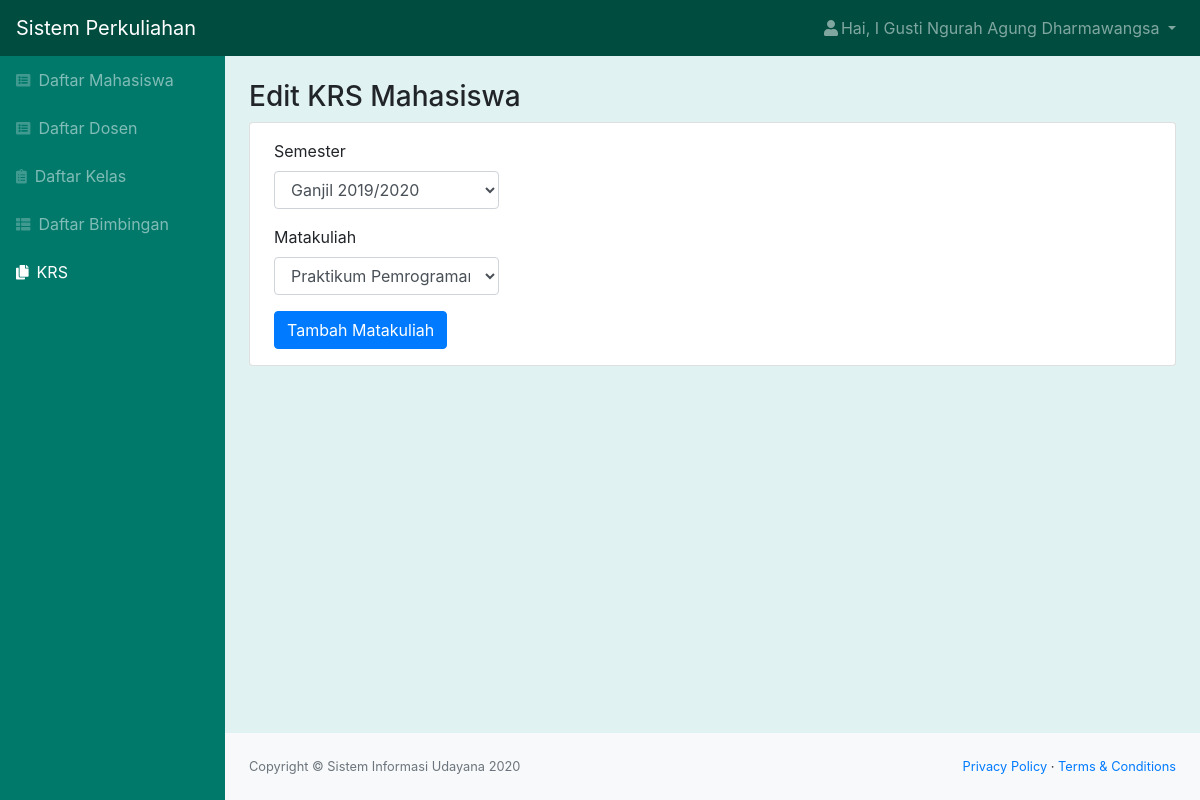
Screenshot of /edit_krs.php?id_krs=7 (signed in) with the database file from the repository.
### tables this page shows
CREATE TABLE `krs` (
  `id_krs` int(11) NOT NULL,
  `semester` varchar(25) NOT NULL,
  `id_mahasiswa` int(11) NOT NULL,
  `id_mk` int(11) NOT NULL
);

CREATE TABLE `matakuliah` (
  `id_mk` int(11) NOT NULL,
  `kode_mk` char(6) NOT NULL,
  `matakuliah` varchar(100) NOT NULL,
  `sks` int(11) NOT NULL
);

### edit_krs.php (the view, shortened to what this page needs)
<?php
include "function.php";
$nama = $_SESSION['nama'];
$role = $_SESSION['role'];
$id = $_GET['id_krs'];
$queryKRS = mysqli_query($koneksi, "SELECT * FROM krs INNER JOIN matakuliah ON krs.id_mk=matakuliah.id_mk WHERE id_krs = '$id'");
$krs = mysqli_fetch_assoc($queryKRS);
?>
<!DOCTYPE html>
<html lang="en">
    <head>
        <link href="css/styles.css" rel="stylesheet" />
        <link href="https://cdn.datatables.net/1.10.20/css/dataTables.bootstrap4.min.css" rel="stylesheet" />
        <link href="css/panel.css" rel="stylesheet" />
    </head>
    <body class="sb-nav-fixed">
        <nav class="sb-topnav navbar navbar-expand navbar-dark bg-dark">
            <a class="navbar-brand" href="index.html">Sistem Perkuliahan</a>
            <ul class="navbar-nav ml-auto">
                <li class="nav-item dropdown">
                    <a class="nav-link dropdown-toggle" id="userDropdown" href="#" role="button" data-toggle="dropdown" aria-haspopup="true" aria-expanded="false"><i class="fas fa-user fa-fw"></i>Hai, <?= $nama; ?> </a>
                </li>
            </ul>
        </nav>
        <div id="layoutSidenav">
            <div id="layoutSidenav_nav">
                <nav class="sb-sidenav accordion sb-sidenav-dark" id="sidenavAccordion">
                    <div class="sb-sidenav-menu">
                        <div class="nav">
                            <a class="nav-link" href="mahasiswa.php"
                                ><div class="sb-nav-link-icon"><i class="fas fa-list-alt"></i></div>
                                Daftar Mahasiswa</a
                            >
                            <a class="nav-link" href="dosen.php"
                                ><div class="sb-nav-link-icon"><i class="fas fa-list-alt"></i></div>
                                Daftar Dosen</a
                            >
                            <a class="nav-link" href="kelas.php"
                                ><div class="sb-nav-link-icon"><i class="fas fa-clipboard-list"></i></div>
                                Daftar Kelas</a
                            >
                            <a class="nav-link" href="bimbingan.php"
                                ><div class="sb-nav-link-icon"><i class="fas fa-th-list"></i></div>
                                Daftar Bimbingan</a
                            >
                            <?php if($role == "1") { ?>
                            <a class="nav-link active" href="krs.php"
                                ><div class="sb-nav-link-icon"><i class="fas fa-copy"></i></div>
                                KRS</a>
                            <?php } ?>
                        </div>
                    </div>
                </nav>
            </div>
            <div id="layoutSidenav_content">
                <main>
                    <div class="container-fluid">
                        <h3 class="mt-4">Edit KRS Mahasiswa</h3>
                        <div class="card mb-4">
                            <form action="function.php?act=editKRS&id_krs=<?= $id; ?>" id="tambah" method="POST" >
                                <div class="form-group ml-4 py-3 mb-0">
                                    <label for="semester" class="form-label">Semester</label>
                                    <select name="semester" id="semester" class="form-control col-sm-3">
                                        <option value="<?= $krs['semester']; ?>"><?= $krs['semester']; ?></option>
                                    </select>
                                </div>
                                <div class="form-group ml-4 ">
                                    <label for="matakuliah" class="form-label">Matakuliah</label>
                                    <select name="matakuliah" id="matakuliah" class="form-control col-sm-3">
                                        <option value="<?= $krs['id_mk']; ?>"><?= $krs['matakuliah']; ?></option>
                                    </select>
                                </div>
                                <input type="submit" name="tambah_btn" id="tambah" class="btn btn-primary ml-4 mb-3" value="Tambah Matakuliah">
                            </form>
                        </div>
                    </div>
                </main>
                <footer class="py-4 bg-light mt-auto">
                    <div class="container-fluid">
                        <div class="d-flex align-items-center justify-content-between small">
                            <div class="text-muted">Copyright &copy; Sistem Informasi Udayana 2020</div>
                            <div>
                                <a href="#">Privacy Policy</a>
                                &middot;
                                <a href="#">Terms &amp; Conditions</a>
                            </div>
                        </div>
                    </div>
                </footer>
            </div>
        </div>
    </body>
</html>

### css/panel.css (style rules this page uses)
.bg-dark { background-color: #004d40 !important; }
.sb-sidenav-dark { background-color: #00796b !important; }
body { background-color: #e0f2f1 !important; }

### rows the page displays
krs: semester "Ganjil 2019/2020", matakuliah "Praktikum Pemrograman Berbasis Web"

### other values shown
$nama "I Gusti Ngurah Agung Dharmawangsa"
